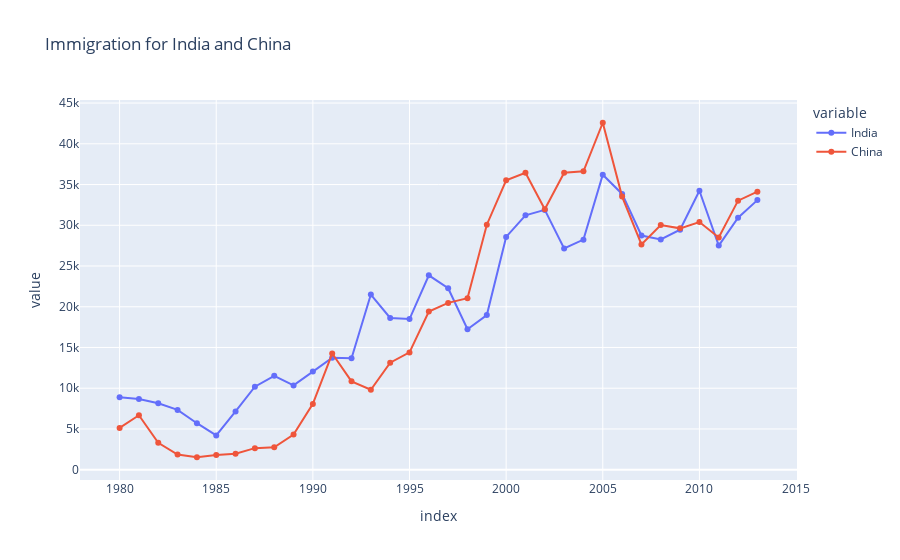

Notebook code cell kept with this figure:
### Markdown cell above
After 1985, India's number of immigrants to Canada spiked up and after 1993, China's number spiked up, making India and China the countries that have the most immigrants in comparison to any other country.

### Code cell
line(df , title="Immigration for India and China" ,markers='o')

### Figure 1 — Plotly figure (JSON) as saved in the notebook; plotly's stock layout.template omitted (floating-point values rounded to 4 significant figures)
{"data": [{"hovertemplate": "variable=India<br>index=%{x}<br>value=%{y}<extra></extra>", "legendgroup": "India", "line": {"color": "#636efa", "dash": "solid"}, "marker": {"symbol": "circle"}, "mode": "lines+markers", "name": "India", "orientation": "v", "showlegend": true, "type": "scatter", "x": [1980, 1981, 1982, 1983, 1984, 1985, 1986, 1987, 1988, 1989, 1990, 1991, 1992, 1993, 1994, 1995, 1996, 1997, 1998, 1999, 2000, 2001, 2002, 2003, 2004, 2005, 2006, 2007, 2008, 2009, 2010, 2011, 2012, 2013], "xaxis": "x", "y": [8880, 8670, 8147, 7338, 5704, 4211, 7150, 10189, 11522, 10343, 12041, 13734, 13673, 21496, 18620, 18489, 23859, 22268, 17241, 18974, 28572, 31223, 31889, 27155, 28235, 36210, 33848, 28742, 28261, 29456, 34235, 27509, 30933, 33087], "yaxis": "y"}, {"hovertemplate": "variable=China<br>index=%{x}<br>value=%{y}<extra></extra>", "legendgroup": "China", "line": {"color": "#EF553B", "dash": "solid"}, "marker": {"symbol": "circle"}, "mode": "lines+markers", "name": "China", "orientation": "v", "showlegend": true, "type": "scatter", "x": [1980, 1981, 1982, 1983, 1984, 1985, 1986, 1987, 1988, 1989, 1990, 1991, 1992, 1993, 1994, 1995, 1996, 1997, 1998, 1999, 2000, 2001, 2002, 2003, 2004, 2005, 2006, 2007, 2008, 2009, 2010, 2011, 2012, 2013], "xaxis": "x", "y": [5123, 6682, 3308, 1863, 1527, 1816, 1960, 2643, 2758, 4323, 8076, 14255, 10846, 9817, 13128, 14398, 19415, 20475, 21049, 30069, 35529, 36434, 31961, 36439, 36619, 42584, 33518, 27642, 30037, 29622, 30391, 28502, 33024, 34129], "yaxis": "y"}], "layout": {"legend": {"title": {"text": "variable"}, "tracegroupgap": 0}, "title": {"text": "Immigration for India and China"}, "xaxis": {"anchor": "y", "domain": [0, 1], "title": {"text": "index"}}, "yaxis": {"anchor": "x", "domain": [0, 1], "title": {"text": "value"}}}}
